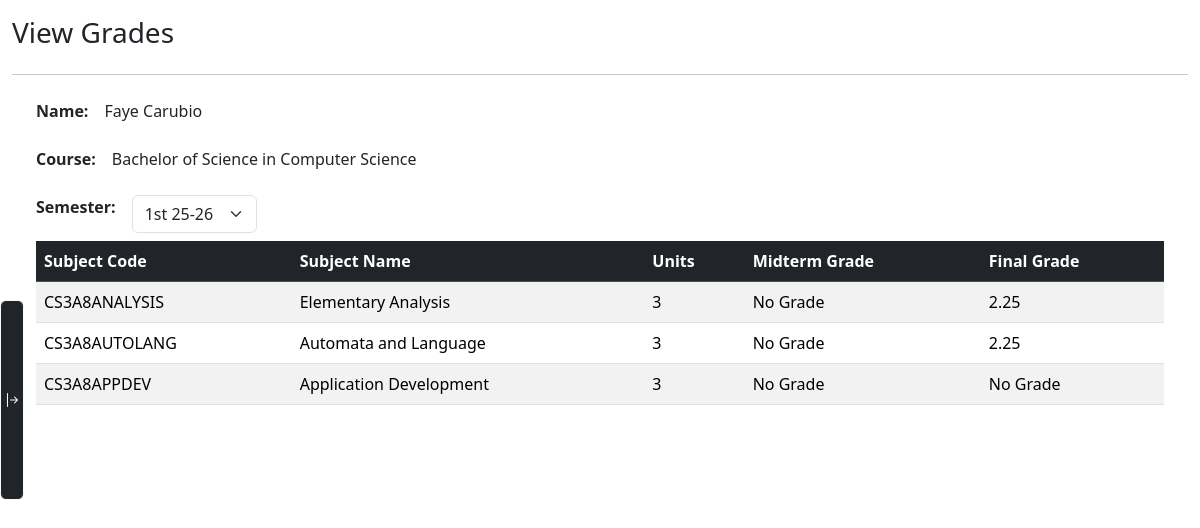
The page /student/grade.php (signed in) on the database its author committed.
### tables this page shows
CREATE TABLE `students` (
  `student_id` int(11) NOT NULL,
  `student_no` varchar(10) DEFAULT NULL,
  `name` varchar(50) DEFAULT NULL,
  `gender` varchar(10) DEFAULT NULL,
  `course_id` int(11) DEFAULT NULL
);

CREATE TABLE `courses` (
  `course_id` int(11) NOT NULL,
  `code` varchar(20) DEFAULT NULL,
  `name` varchar(100) NOT NULL
);

### student/grade.php (the view, shortened to what this page needs)
<?php
require("../conn.php");
$student_no = $_SESSION['user_name'];
$semester_id = isset($_POST['semester_id']) ? (int)$_POST['semester_id'] : 1;
$student_info = $conn->query("
    SELECT s.student_id AS id, s.name, c.name AS course, c.code
    FROM students s
    JOIN courses c ON c.course_id = s.course_id
    WHERE s.student_no = '$student_no'
")->fetch_assoc();
$subjects = $conn->query("
    SELECT sub.code, sub.des, sub.unit, ss.subject_id, ss.midterm, ss.fcg
    FROM student_subjects ss
    JOIN students s ON ss.student_id = s.student_id
    JOIN subjects sub ON ss.subject_id = sub.subject_id
    WHERE s.student_no = '$student_no'
    AND ss.semester_id = $semester_id
");
?>
<!DOCTYPE html>
<html lang="en">
<?php require("../components/head.php"); ?>
<body>
    <div class="container-fluid">
        <div class="row flex-nowrap">
            <?php require("../components/sidebar.php"); ?>
            <div class="col py-3">
                <div class="d-flex w-100">
                    <h3>View Grades</h3>
                </div>
                <hr>
                <div class="m-4">
                    <div class="d-flex gap-3 my-2"><b>Name:</b> <p><?= htmlspecialchars($student_info['name']) ?></p></div>
                    <div class="d-flex gap-3 my-2"><b>Course:</b> <p><?= htmlspecialchars($student_info['course']) ?></p></div>
                    <div class="d-flex gap-3 my-2">
                        <b>Semester:</b>
                        <form action="grade.php" method="POST" id="semester_form">
                            <select autofocus name="semester_id" class="form-select" id="semester_select" onchange="this.form.submit()">
                                <?php
                                $semesters = $conn->query("
                                    SELECT sem.semester_id, sem.code
                                    FROM semesters sem
                                    RIGHT JOIN student_subjects ss ON ss.semester_id = sem.semester_id
                                    JOIN students s ON ss.student_id = s.student_id
                                    WHERE s.student_no = '$student_no'
                                    GROUP BY sem.code
                                ");
                                while ($sem = $semesters->fetch_assoc()):
                                ?>
                                    <option value="<?= $sem['semester_id'] ?>" <?= $semester_id == $sem['semester_id'] ? 'selected' : '' ?>>
                                        <?= htmlspecialchars($sem['code']) ?>
                                    </option>
                                <?php endwhile; ?>
                            </select>
                        </form>
                    </div>
                    <table class="table table-striped table-hover overflow-scroll mt-2">
                        <thead class="table-dark">
                            <tr>
                                <th>Subject Code</th>
                                <th>Subject Name</th>
                                <th>Units</th>
                                <th>Midterm Grade</th>
                                <th>Final Grade</th>
                            </tr>
                        </thead>
                        <tbody>
                            <?php while ($row = $subjects->fetch_assoc()): ?>
                                <tr>
                                    <td><?= htmlspecialchars($row['code']) ?></td>
                                    <td><?= htmlspecialchars($row['des']) ?></td>
                                    <td><?= htmlspecialchars($row['unit']) ?></td>
                                    <td><?= $row['midterm'] ?? 'No Grade' ?></td>
                                    <td><?= $row['fcg'] ?? 'No Grade' ?></td>
                                </tr>
                            <?php endwhile; ?>
                        </tbody>
                    </table>
                </div>
            </div>
        </div>
    </div>
</body>
</html>

### rows shown on the page
students: name "Faye Carubio", course.name "Bachelor of Science in Computer Science"

### other values the page prints
$row['code'] "CS3A8ANALYSIS"
$row['des'] "Elementary Analysis"
$row['unit'] "3"
$row['midterm'] "No Grade"
$row['fcg'] "2.25"
$row['code'] "CS3A8AUTOLANG"
$row['des'] "Automata and Language"
$row['code'] "CS3A8APPDEV"
$row['des'] "Application Development"
$row['fcg'] "No Grade"
form field semester_id "1st 25-26"
